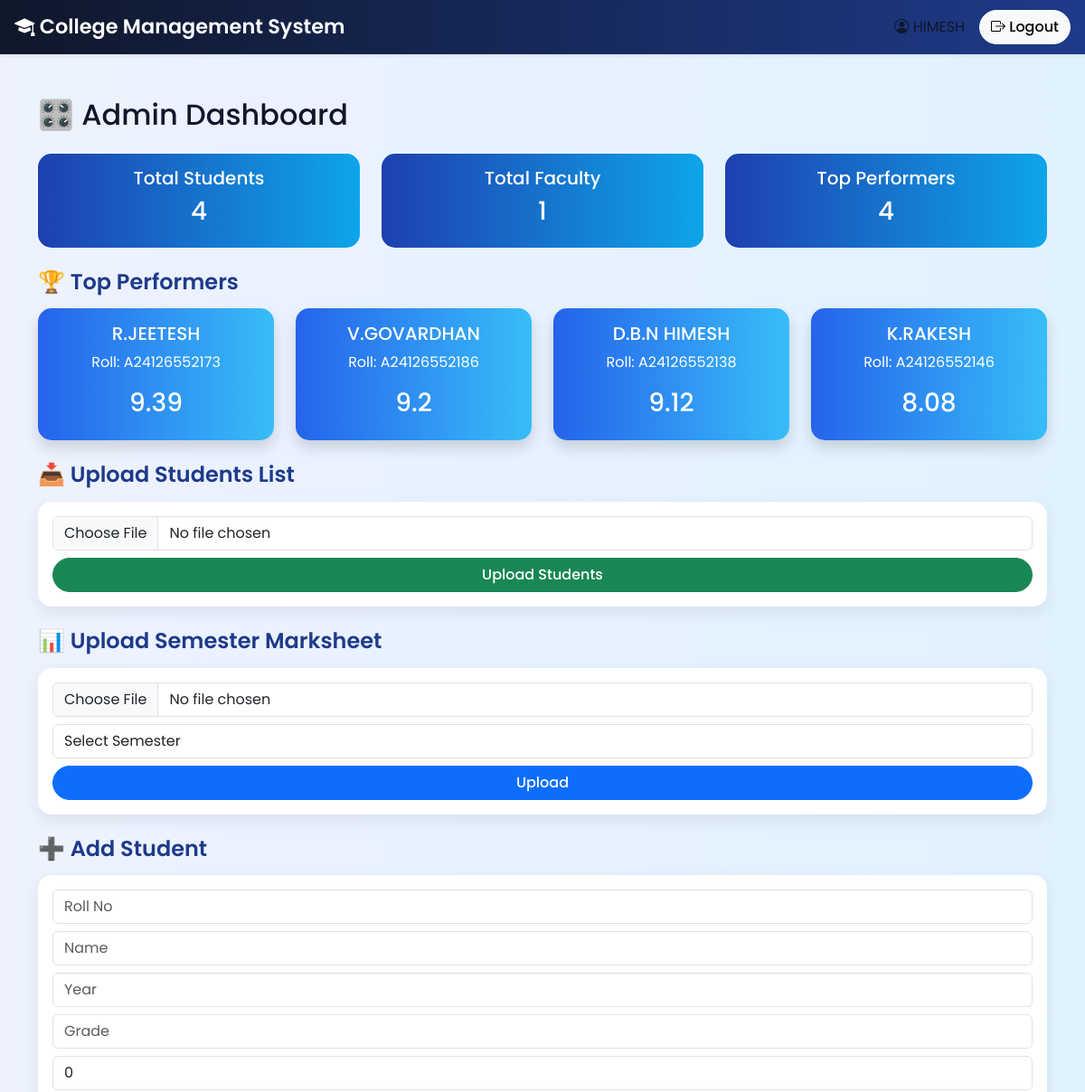
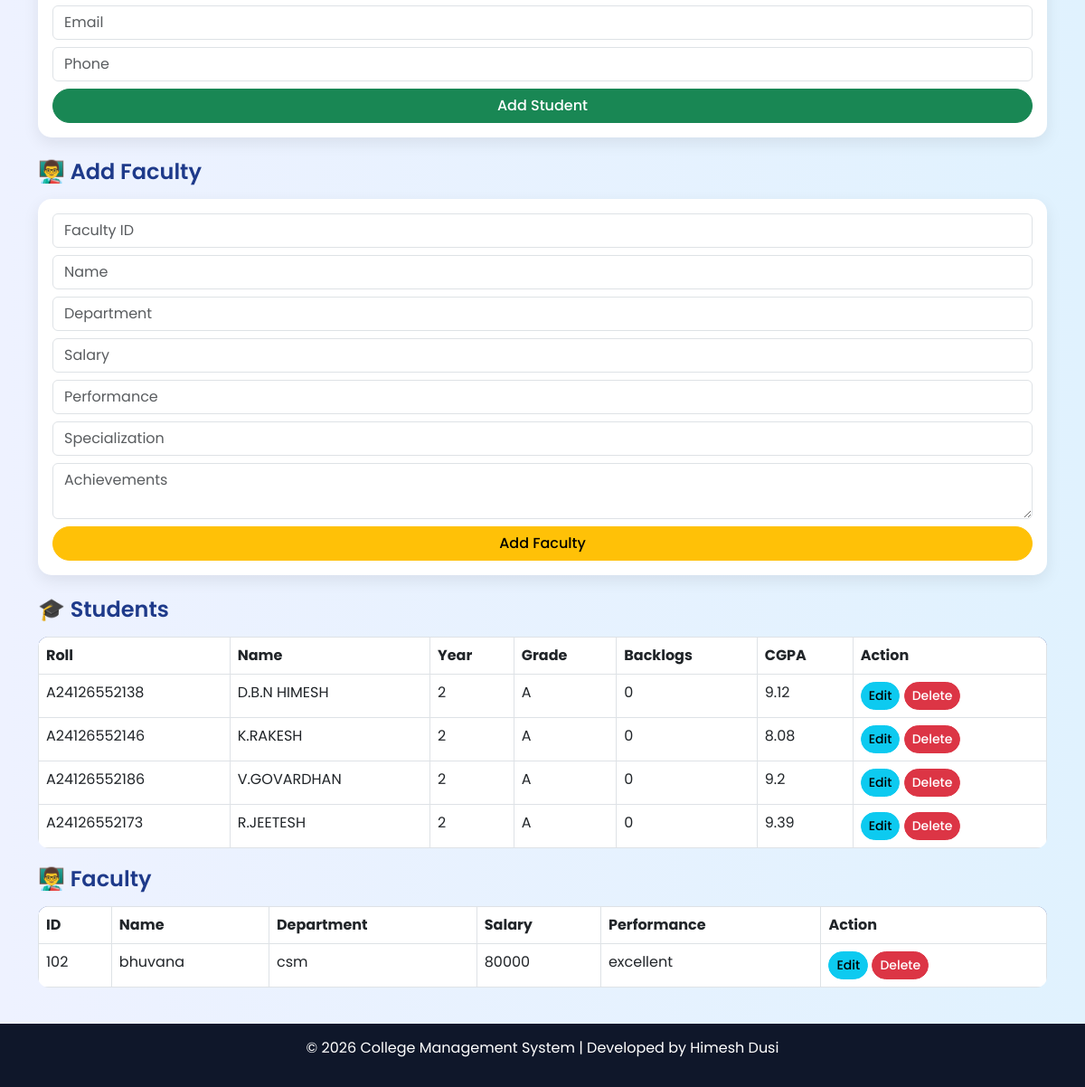
The page /admin (signed in) on the database its author committed (2 pictures, top to bottom).
### models.py (models this page shows)
class Student(db.Model):
    roll_no = db.Column(db.String(20), primary_key=True)
    name = db.Column(db.String(100))
    year = db.Column(db.String(10))
    grade = db.Column(db.String(10))
    backlogs = db.Column(db.Integer)
    cgpa = db.Column(db.Float)
    email = db.Column(db.String(100))
    phone = db.Column(db.String(20))

class Faculty(db.Model):
    faculty_id = db.Column(db.String(20), primary_key=True)
    name = db.Column(db.String(100))
    branch = db.Column(db.String(50))
    salary = db.Column(db.Integer)
    performance = db.Column(db.String(50))
    specialization = db.Column(db.String(200))
    achievements = db.Column(db.Text)

### app.py (the view)
@app.route("/admin")
def admin_dashboard():
    if session.get("role") != "admin":
        return redirect("/")
    students = Student.query.all()
    faculty = Faculty.query.all()
    toppers = sorted(students, key=lambda x: (x.cgpa or 0), reverse=True)
    return render_template("admin_dashboard.html",
                           students=students,
                           faculty=faculty,
                           toppers=toppers[:5])

### templates/admin_dashboard.html (shortened to what this page needs)
{% extends "base.html" %}
{% block content %}
<h2 class="mb-4">🎛️ Admin Dashboard</h2>
<div class="row mb-4">
    <div class="col-md-4">
        <div class="stats-box">
            <h5>Total Students</h5>
            <h3>{{ students|length }}</h3>
        </div>
    </div>
    <div class="col-md-4">
        <div class="stats-box">
            <h5>Total Faculty</h5>
            <h3>{{ faculty|length }}</h3>
        </div>
    </div>
    <div class="col-md-4">
        <div class="stats-box">
            <h5>Top Performers</h5>
            <h3>{{ toppers|length }}</h3>
        </div>
    </div>
</div>
<h4 class="section-title">🏆 Top Performers</h4>
<div class="row mb-4">
{% for t in toppers %}
<div class="col-md-3">
    <div class="card p-3 text-center topper-card shadow">
        <h5>{{ t.name }}</h5>
        <p>Roll: {{ t.roll_no }}</p>
        <h3>{{ t.cgpa }}</h3>
    </div>
</div>
{% endfor %}
</div>
<h4 class="section-title">📥 Upload Students List</h4>
<form action="/upload_students" method="POST" enctype="multipart/form-data" class="card p-3 mb-4">
    <input type="file" name="file" accept=".xlsx" class="form-control mb-2" required>
    <button class="btn btn-success">Upload Students</button>
</form>
<h4 class="section-title">📊 Upload Semester Marksheet</h4>
<form action="/upload_marks" method="POST" enctype="multipart/form-data" class="card p-3 mb-4">
    <input type="file" name="file" class="form-control mb-2" required>
    <select name="semester" class="form-control mb-2" required>
        <option value="">Select Semester</option>
    </select>
    <button class="btn btn-primary">Upload</button>
</form>
<h4 class="section-title">➕ Add Student</h4>
<form action="/add_student" method="POST" class="card p-3 mb-4">
    <input name="roll_no" placeholder="Roll No" class="form-control mb-2" required>
    <input name="name" placeholder="Name" class="form-control mb-2" required>
    <input name="year" placeholder="Year" class="form-control mb-2" required>
    <input name="grade" placeholder="Grade" class="form-control mb-2">
    <input name="backlogs" placeholder="Backlogs" type="number" class="form-control mb-2" value="0">
    <input name="email" placeholder="Email" class="form-control mb-2">
    <input name="phone" placeholder="Phone" class="form-control mb-2">
    <button class="btn btn-success">Add Student</button>
</form>
<h4 class="section-title">👨‍🏫 Add Faculty</h4>
<form action="/add_faculty" method="POST" class="card p-3 mb-4">
    <input name="faculty_id" placeholder="Faculty ID" class="form-control mb-2" required>
    <input name="name" placeholder="Name" class="form-control mb-2" required>
    <input name="branch" placeholder="Department" class="form-control mb-2">
    <input name="salary" placeholder="Salary" type="number" class="form-control mb-2">
    <input name="performance" placeholder="Performance" class="form-control mb-2">
    <input name="specialization" placeholder="Specialization" class="form-control mb-2">
    <textarea name="achievements" placeholder="Achievements" class="form-control mb-2"></textarea>
    <button class="btn btn-warning">Add Faculty</button>
</form>
<h4 class="section-title">🎓 Students</h4>
<table class="table table-bordered table-hover">
<thead>
<tr>
    <th>Roll</th>
    <th>Name</th>
    <th>Year</th>
    <th>Grade</th>
    <th>Backlogs</th>
    <th>CGPA</th>
    <th>Action</th>
</tr>
</thead>
<tbody>
{% for s in students %}
<tr>
    <td>{{ s.roll_no }}</td>
    <td>{{ s.name }}</td>
    <td>{{ s.year }}</td>
    <td>{{ s.grade }}</td>
    <td>{{ s.backlogs }}</td>
    <td>{{ s.cgpa }}</td>
    <td>
        <a href="/update_student/{{ s.roll_no }}" class="btn btn-info btn-sm">Edit</a>
        <a href="/delete_student/{{ s.roll_no }}" class="btn btn-danger btn-sm">Delete</a>
    </td>
</tr>
{% endfor %}
</tbody>
</table>
<h4 class="section-title">👨‍🏫 Faculty</h4>
<table class="table table-bordered table-hover">
<thead>
<tr>
    <th>ID</th>
    <th>Name</th>
    <th>Department</th>
    <th>Salary</th>
    <th>Performance</th>
    <th>Action</th>
</tr>
</thead>
<tbody>
{% for f in faculty %}
<tr>
    <td>{{ f.faculty_id }}</td>
    <td>{{ f.name }}</td>
    <td>{{ f.branch }}</td>
    <td>{{ f.salary }}</td>
    <td>{{ f.performance }}</td>
    <td>
        <a href="/update_faculty/{{ f.faculty_id }}" class="btn btn-info btn-sm">Edit</a>
        <a href="/delete_faculty/{{ f.faculty_id }}" class="btn btn-danger btn-sm">Delete</a>
    </td>
</tr>
{% endfor %}
</tbody>
</table>
{% endblock %}

### templates/base.html (shortened to what this page needs)
<!DOCTYPE html>
<html>
<head>
    <link href="https://cdn.jsdelivr.net/npm/bootstrap@5.3.0/dist/css/bootstrap.min.css" rel="stylesheet">
    <link href="https://cdn.jsdelivr.net/npm/bootstrap-icons@1.10.5/font/bootstrap-icons.css" rel="stylesheet">
<link rel="stylesheet" href="{{ url_for('static', filename='css/style.css') }}">
</head>
<body>
<nav class="navbar navbar-dark shadow-sm">
    <span class="navbar-brand ms-3">
        <i class="bi bi-mortarboard-fill"></i> College Management System
    </span>
    <div class="me-3 d-flex align-items-center">
        <span class="user-name me-3">
            <i class="bi bi-person-circle"></i> {{ session["user"] }}
        </span>
        <a href="/logout" class="btn btn-light logout-btn">
            <i class="bi bi-box-arrow-right"></i> Logout
        </a>
    </div>
</nav>
<div class="container mt-5">
    <div class="main-card">
        {% block content %}{% endblock %}
    </div>
</div>
<footer>
    <p>© 2026 College Management System | Developed by Himesh Dusi</p>
</footer>
</body>
</html>

### static/css/style.css (style rules this page uses)
body { font-family: 'Poppins', sans-serif; background: linear-gradient(to right, #eef2ff, #e0f2fe); min-height: 100vh; color: #0f172a; }
.navbar { background: linear-gradient(to right, #0f172a, #1e3a8a); }
.navbar-brand { font-size: 1.4rem; font-weight: 600; }
.card { border-radius: 15px; box-shadow: 0 6px 18px rgba(0,0,0,0.08); border: none; }
.btn { border-radius: 25px; transition: 0.3s; font-weight: 500; }
.stat-card, .stats-box { background: linear-gradient(to right, #1e40af, #38bdf8); color: white; padding: 20px; border-radius: 15px; text-align: center; animation: fadeUp 0.6s ease; }
.topper-card { border-radius: 15px; background: linear-gradient(to right, #2563eb, #38bdf8); color: white; transition: 0.3s; }
table { border-radius: 10px; overflow: hidden; }
table thead { background: #1e3a8a; color: white; }
footer { margin-top: 40px; padding: 15px; text-align: center; background: #0f172a; color: #fff; }

### templates/admin_dashboard.html (style rules this page uses)
.section-title { font-weight: 600; margin-top: 20px; margin-bottom: 15px; color: #1e3a8a; animation: fadeUp 0.6s ease; }
.topper-card { border-radius: 15px; background: linear-gradient(to right, #2563eb, #38bdf8); color: white; transition: 0.3s; }
.card { border-radius: 15px; box-shadow: 0 6px 18px rgba(0,0,0,0.08); animation: fadeUp 0.6s ease; }
.btn { border-radius: 25px; transition: 0.3s; }
table { border-radius: 12px; overflow: hidden; animation: fadeUp 0.8s ease; }
table thead { background: #1e3a8a; color: white; }
.stats-box { background: linear-gradient(to right, #1e40af, #0ea5e9); color: white; padding: 15px; border-radius: 15px; text-align: center; transition: 0.3s; }

### rows shown on the page
Student: name "R.JEETESH", roll_no "A24126552173", cgpa "9.39", year "2", grade "A", backlogs "0"
Student: name "V.GOVARDHAN", roll_no "A24126552186", cgpa "9.2", year "2", grade "A", backlogs "0"
Student: name "D.B.N HIMESH", roll_no "A24126552138", cgpa "9.12", year "2", grade "A", backlogs "0"
Student: name "K.RAKESH", roll_no "A24126552146", cgpa "8.08", year "2", grade "A", backlogs "0"
Faculty: faculty_id "102", name "bhuvana", branch "csm", salary "80000", performance "excellent"

### other values the page prints
{{ session["user"] }} "HIMESH"
{{ students|length }} "4"
{{ faculty|length }} "1"
{{ toppers|length }} "4"
